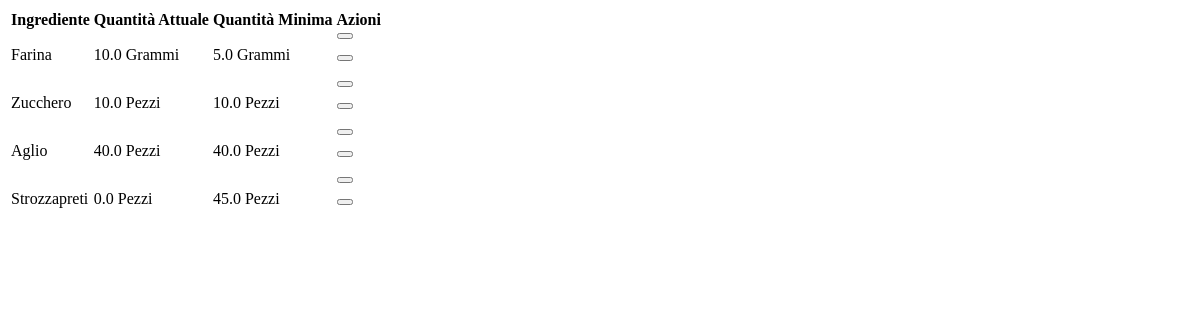
Page /magazzino/tabellaScorte (signed in) on the earlier database version.
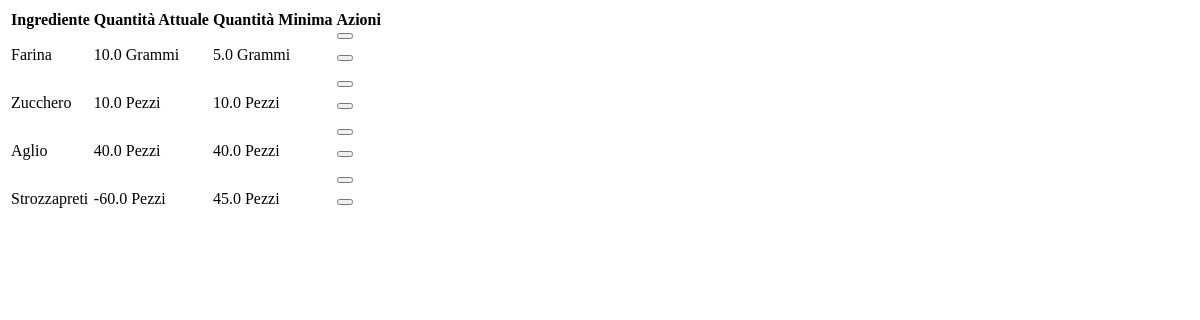
Same page on the later database version.
### gestioneMagazzino/models.py (models this page shows, shortened)
class Scorta(models.Model):
    idIngrediente = models.ForeignKey(Ingrediente, on_delete=models.CASCADE)
    quantitaAttuale = models.FloatField(validators=[MinValueValidator(0)])
    quantitaMinima = models.FloatField(validators=[MinValueValidator(0)])
    class Meta:
        verbose_name = 'Scorta'
        verbose_name_plural = 'Scorte'

### gestioneMenu/models.py (models this page shows)
class Ingrediente(models.Model):
    nome = models.CharField(max_length=100)
    idMisura = models.ForeignKey(Misura, on_delete=models.CASCADE)
    fattoInCasa = models.BooleanField()
    def __str__(self):
        return self.nome
    class Meta:
        verbose_name = 'Ingrediente'
        verbose_name_plural = 'Ingredienti'

class Misura(models.Model):
    nome = models.CharField(max_length=50)
    def __str__(self):
        return self.nome
    class Meta:
        verbose_name = 'Misura'
        verbose_name_plural = 'Misure'

### gestioneMagazzino/views.py (the view)
# urls.py: path('tabellaScorte', views.tabellaScorte, name='tabellaScorte'),
@login_required
def tabellaScorte(request):
    scorte = Scorta.objects.all()
    return render(request, 'scorte/tabellaScorte.html', {'scorte' : scorte,'permessiAzioni': request.user.has_perm('gestioneMenu.delete_Scorta')})

### gestioneMagazzino/templates/scorte/tabellaScorte.html (shortened to what this page needs)
<table class="table table-primary">
    <thead>
      <tr>
        <th scope="col">Ingrediente</th>
        <th scope="col">Quantità Attuale</th>
        <th scope="col">Quantità Minima</th>
        {% if permessiAzioni %}
        <th scope="col">Azioni</th>
        {% endif %}
      </tr>
    </thead>
    <tbody>
        {% for scorta in scorte %}
        <tr>
            <td>
              {{ scorta.idIngrediente }}
            </td>
            <td>
              {{ scorta.quantitaAttuale }} {{scorta.idIngrediente.idMisura}}
            </td>
            <td>
                {{ scorta.quantitaMinima }} {{scorta.idIngrediente.idMisura}}
            </td>
            {% if permessiAzioni %}
            <td>
              <div class="row">
                <div class="col-sm-6 col-md-3">
                  <form hx-post="{% url 'modificaScorta' %}" hx-target="#divNotifica">
                    <button type="submit" class="buttonSubmit"></button>
                  </form>
                </div>
                <div class="col-sm-6 col-md-3">
                  <form hx-post="{% url 'confirmEliminaScorta' %}" hx-target="#dialog" @click="dialogOpen = true">
                    <button type="submit" class="buttonSubmit"></button>
                  </form>
                </div>
              </div>
            </td>
            {% endif %}
        </tr>
        {% endfor %}
    </tbody>
  </table>

Differences in the rows shown:
changed Scorta "Strozzapreti": quantitaAttuale "0.0" → "-60.0"
